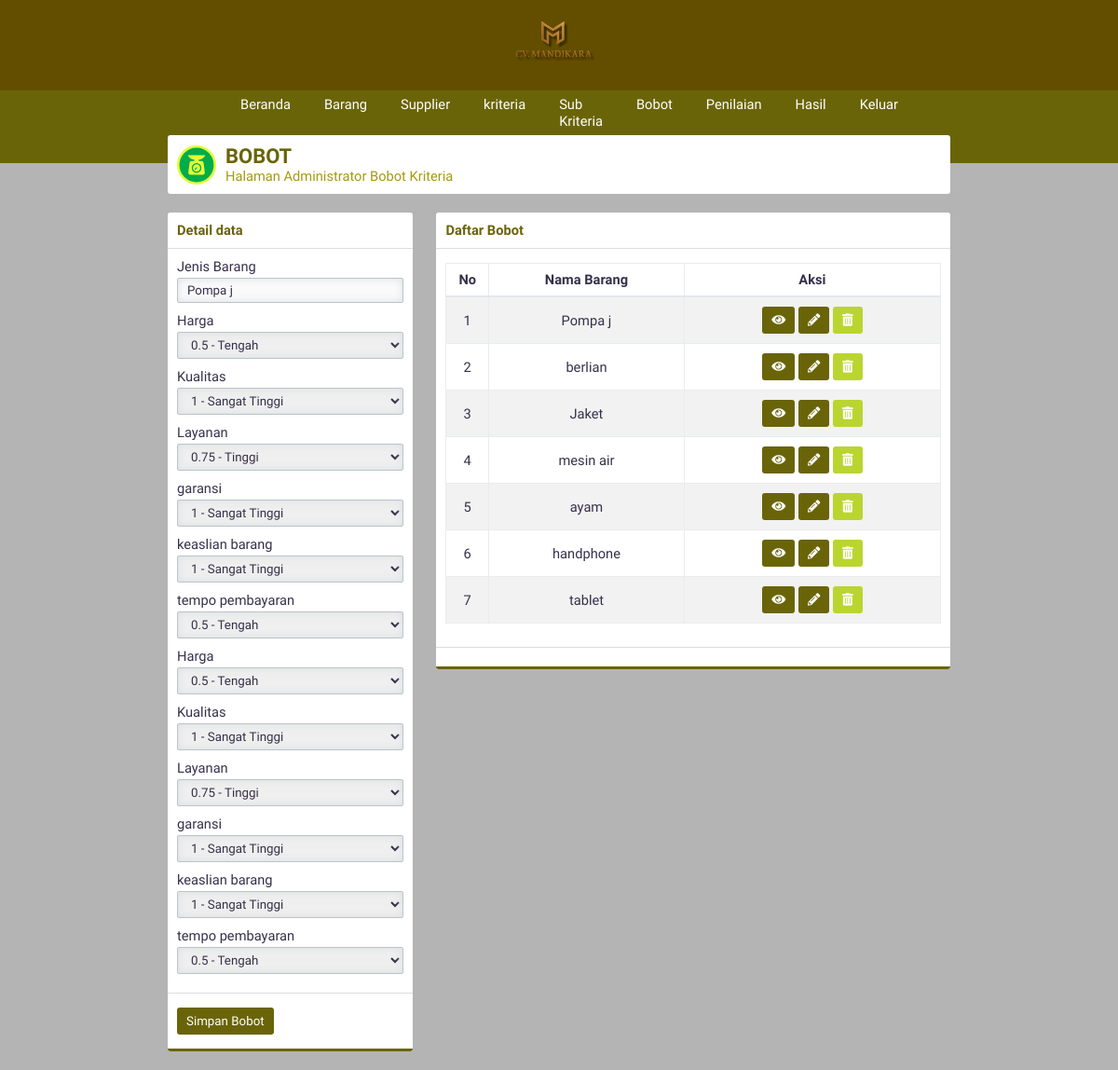
/?page=bobot&aksi=lihat&id=1 (signed in), run on the app's committed database.
### tables this page shows
CREATE TABLE `jenis_barang` (
  `id_jenisbarang` int(3) NOT NULL,
  `namaBarang` varchar(30) NOT NULL
);

CREATE TABLE `bobot_kriteria` (
  `id_bobotkriteria` int(3) NOT NULL,
  `id_jenisbarang` int(3) NOT NULL,
  `id_kriteria` int(3) NOT NULL,
  `bobot` float NOT NULL
);

CREATE TABLE `kriteria` (
  `id_kriteria` int(3) NOT NULL,
  `namaKriteria` varchar(30) NOT NULL,
  `sifat` enum('Benefit','Cost') NOT NULL
);

### page/lihatbobot.php (the view, shortened to what this page needs)
<?php
$listWeight = array(
    array("nama"=>"0 - Sangat Rendah","nilai"=>0),
    array("nama"=>"0.25 - Rendah","nilai"=>0.25),
    array("nama"=>"0.5 - Tengah","nilai"=>0.5),
    array("nama"=>"0.75 - Tinggi","nilai"=>0.75),
    array("nama"=>"1 - Sangat Tinggi","nilai"=>1),
);
$id = htmlspecialchars(@$_GET['id']);
$querylihat = "SELECT id_jenisbarang,bobot,id_bobotkriteria,kriteria.namaKriteria AS namaKriteria
               FROM bobot_kriteria
               INNER JOIN kriteria USING(id_kriteria)
               WHERE id_jenisbarang='$id'";
?>
<div class="panel-top">
    <b class="text-green">Detail data</b>
</div>
<form method="POST">
    <div class="panel-middle">
        <div class="group-input">
            <?php
            $query="SELECT namaBarang FROM jenis_barang WHERE id_jenisbarang='$id'";
            $execute=$konek->query($query);
            $data=$execute->fetch_array(MYSQLI_ASSOC);
            ?>
            <div class="group-input">
                <label for="jenisbarang">Jenis Barang</label>
                <input class="form-custom" value="<?php echo $data['namaBarang'];?>" disabled type="text">
            </div>
        </div>
        <?php
        $execute2=$konek->query($querylihat);
        while($data=$execute2->fetch_array(MYSQLI_ASSOC)){
            echo "<div class=\"group-input\">
                    <label for=\"$data[namaKriteria]\">$data[namaKriteria]</label>
                    <input type='hidden' value=\"$data[id_bobotkriteria]\" name=\"id[]\">
                    <select class=\"form-custom\" required name=\"bobot[]\" id=\"$data[namaKriteria]\">";
                foreach ($listWeight as $key) {
                    $selected = ($key['nilai']==$data['bobot']) ? "selected" : "";
                    echo "<option $selected value=\"$key[nilai]\">$key[nama]</option>";
                }
            echo "</select>
            </div>";
        }
        ?>
    </div>
    <div class="panel-bottom">
        <button type="submit" name="simpanBobot" class="btn btn-green">Simpan Bobot</button>
    </div>
</form>

### asset/css/style.css (style rules this page uses)
* { padding: 0; margin: 0; font-family: 'Work Sans', sans-serif; color: #36304A; font-weight: 500; letter-spacing: normal; }
b, h1, h2, h3, h4, h5 { padding: 0; font-weight: 600 !important; margin: 0.83em 0em; }
.text-green { color: #6a6408 !important; }
input, select { border: none; width: 100%; }
.form-custom { padding: 5px 10px; border: solid 1px #BDC3C7; -webkit-border-radius: 2px; -moz-border-radius: 2px; border-radius: 2px; box-sizing: border-box; box-shadow: inset 0 0 8px #d9dfe3; margin: 3px 0 10px 0; }
.btn { border: none; -webkit-padding: 7px 10px; -o-padding: 7px 10px; -moz-padding: 7px 10px; padding: 7px 10px; border-radius: 3px; margin: 5px 0px; display: inline-block; cursor: pointer; font-size: 10pt !important; }
.btn-green { background-color: #6a6408; color: white !important; }
.panel-top { padding: 10px; box-sizing: padding-box; border-bottom: solid 1px #dddddd; }
.panel-middle { padding: 10px; box-sizing: padding-box; }
.panel-bottom { padding: 10px; border-bottom: solid 3px #6a6408; border-top: solid 1px #dddddd; }
body { background-color: #b4b4b4; display: flex; width: 100vw; height: 100vh; align-items: center; flex-direction: column; overflow-x: hidden; font-size: 11pt; }

### data on the page
jenis_barang: namaBarang "Pompa j"
bobot_kriteria: id_kriteria.namaKriteria "Harga", id_kriteria.namaKriteria "0.5 - Tengah"
bobot_kriteria: id_kriteria.namaKriteria "Kualitas", id_kriteria.namaKriteria "1 - Sangat Tinggi"
bobot_kriteria: id_kriteria.namaKriteria "Layanan", id_kriteria.namaKriteria "0.75 - Tinggi"
bobot_kriteria: id_kriteria.namaKriteria "garansi", id_kriteria.namaKriteria "1 - Sangat Tinggi"
bobot_kriteria: id_kriteria.namaKriteria "keaslian barang", id_kriteria.namaKriteria "1 - Sangat Tinggi"
bobot_kriteria: id_kriteria.namaKriteria "tempo pembayaran", id_kriteria.namaKriteria "0.5 - Tengah"
bobot_kriteria: id_kriteria.namaKriteria "Harga", id_kriteria.namaKriteria "0.5 - Tengah"
bobot_kriteria: id_kriteria.namaKriteria "Kualitas", id_kriteria.namaKriteria "1 - Sangat Tinggi"
bobot_kriteria: id_kriteria.namaKriteria "Layanan", id_kriteria.namaKriteria "0.75 - Tinggi"
bobot_kriteria: id_kriteria.namaKriteria "garansi", id_kriteria.namaKriteria "1 - Sangat Tinggi"
bobot_kriteria: id_kriteria.namaKriteria "keaslian barang", id_kriteria.namaKriteria "1 - Sangat Tinggi"
bobot_kriteria: id_kriteria.namaKriteria "tempo pembayaran", id_kriteria.namaKriteria "0.5 - Tengah"

### other printed values
$data[namaBarang] "Pompa j"
$data[namaBarang] "berlian"
$data[namaBarang] "Jaket"
$data[namaBarang] "mesin air"
$data[namaBarang] "ayam"
$data[namaBarang] "handphone"
$data[namaBarang] "tablet"
